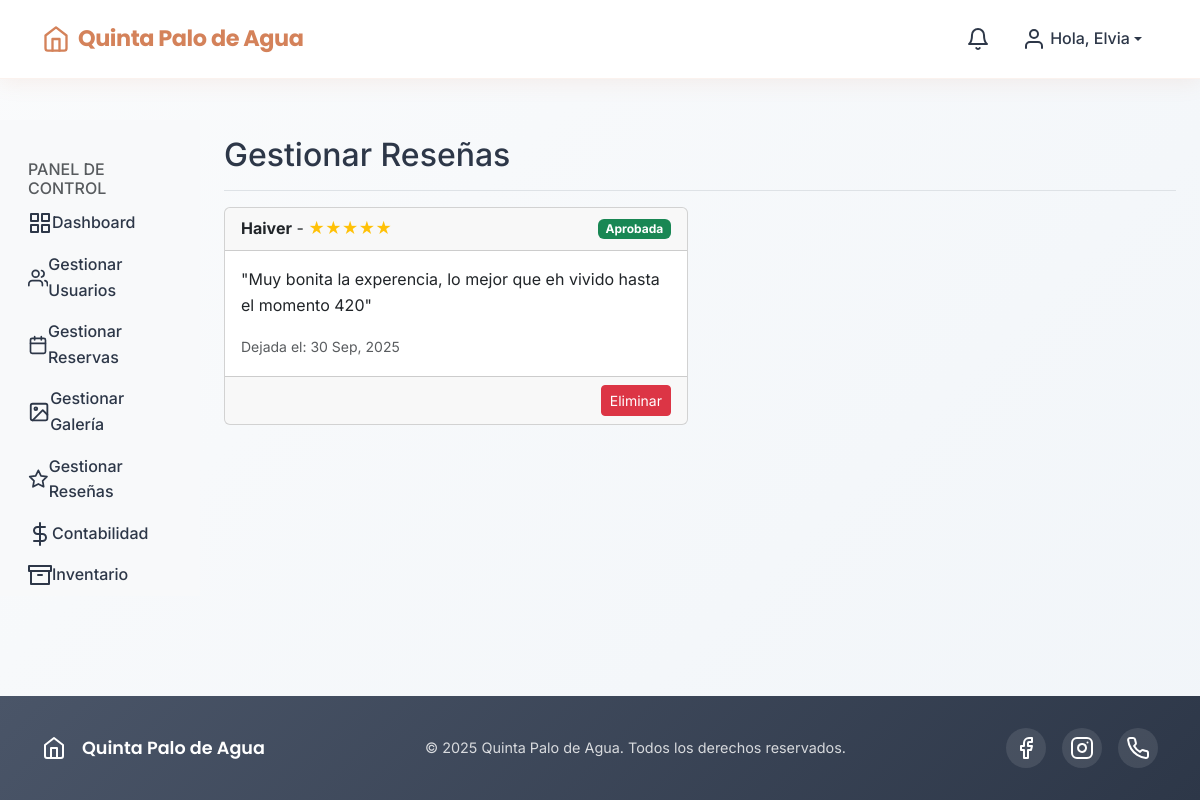
Page /panel-control/resenas/ (signed in) on the earlier database version.
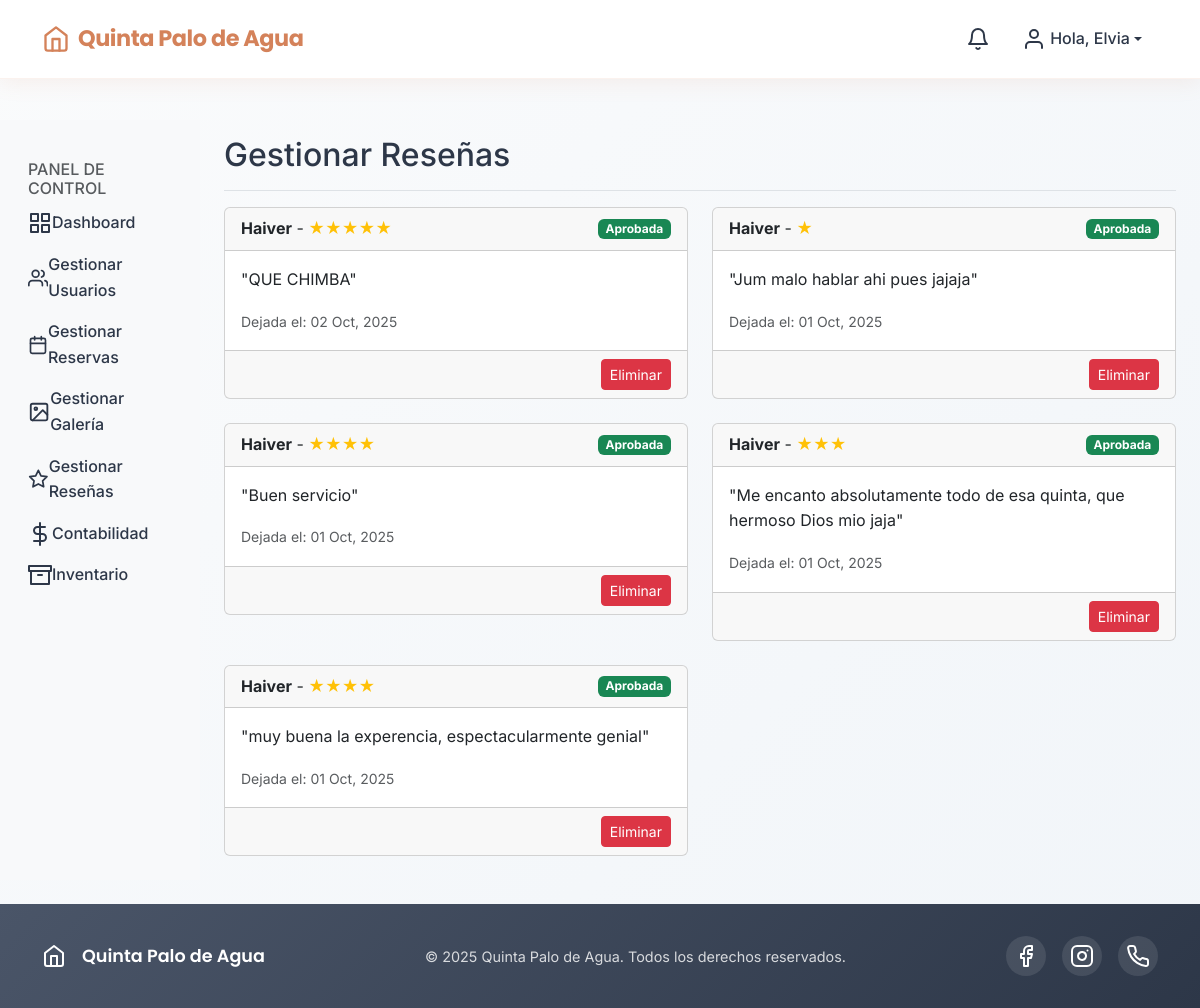
Same page on the later database version.
### reservas/models.py (models this page shows, shortened)
class Resena(models.Model):
    reserva = models.OneToOneField(Reserva, on_delete=models.CASCADE, related_name='resena')
    usuario = models.ForeignKey(User, on_delete=models.CASCADE)
    calificacion = models.PositiveIntegerField(choices=[(i, f'{i} estrellas') for i in range(1, 6)])
    comentario = models.TextField(max_length=500)
    fecha_creacion = models.DateTimeField(auto_now_add=True)
    aprobada = models.BooleanField(default=False)
    class Meta:
        ordering = ['-fecha_creacion']

### reservas/views.py (the view)
# urls.py: path('resenas/', reservas_views.gestionar_resenas_admin, name='gestionar_resenas_admin'),
@login_required
def gestionar_resenas_admin(request):
    if not request.user.is_staff:
        return redirect('index')
    lista_resenas = Resena.objects.all()
    return render(request, 'panel_admin/admin_gestionar_resenas.html', {'resenas': lista_resenas})

### templates/panel_admin/admin_gestionar_resenas.html (shortened to what this page needs)
{% extends 'panel_admin/panel_admin_base.html' %}
{% block panel_content %}
<div class="d-flex justify-content-between flex-wrap flex-md-nowrap align-items-center pt-3 pb-2 mb-3 border-bottom">
    <h1 class="h2">Gestionar Reseñas</h1>
</div>
<div class="row">
    {% for resena in resenas %}
    <div class="col-md-6 mb-4">
        <div class="card">
            <div class="card-header d-flex justify-content-between align-items-center">
                <span>
                    <strong>{{ resena.usuario.username }}</strong> -
                    <span class="text-warning">{% for i in "x"|ljust:resena.calificacion %}★{% endfor %}</span>
                </span>
                {% if resena.aprobada %}
                    <span class="badge bg-success">Aprobada</span>
                {% else %}
                    <span class="badge bg-warning text-dark">Pendiente</span>
                {% endif %}
            </div>
            <div class="card-body">
                <p class="card-text">"{{ resena.comentario }}"</p>
                <small class="text-muted">Dejada el: {{ resena.fecha_creacion|date:"d M, Y" }}</small>
            </div>
            <div class="card-footer text-end">
                <form action="{% url 'eliminar_resena_admin' resena.id %}" method="post" class="d-inline">
                    <button type="submit" class="btn btn-danger btn-sm">Eliminar</button>
                </form>
            </div>
        </div>
    </div>
    {% empty %}
    <div class="col">
        <p>No hay reseñas para mostrar.</p>
    </div>
    {% endfor %}
</div>
{% endblock %}

Differences in the rows shown:
removed Resena: usuario.username "Haiver", calificacion 5 (drawn), aprobada "Aprobada", comentario "Muy bonita la experencia, lo mejor que eh vivido hasta el momento 420", fecha_creacion "30 Sep, 2025"
added Resena: usuario.username "Haiver", calificacion 5 (drawn), aprobada "Aprobada", comentario "QUE CHIMBA", fecha_creacion "02 Oct, 2025"
added Resena: usuario.username "Haiver", calificacion 1 (drawn), aprobada "Aprobada", comentario "Jum malo hablar ahi pues jajaja", fecha_creacion "01 Oct, 2025"
added Resena: usuario.username "Haiver", calificacion 4 (drawn), aprobada "Aprobada", comentario "Buen servicio", fecha_creacion "01 Oct, 2025"
added Resena: usuario.username "Haiver", calificacion 3 (drawn), aprobada "Aprobada", comentario "Me encanto absolutamente todo de esa quinta, que hermoso Dios mio jaja", fecha_creacion "01 Oct, 2025"
added Resena: usuario.username "Haiver", calificacion 4 (drawn), aprobada "Aprobada", comentario "muy buena la experencia, espectacularmente genial", fecha_creacion "01 Oct, 2025"
